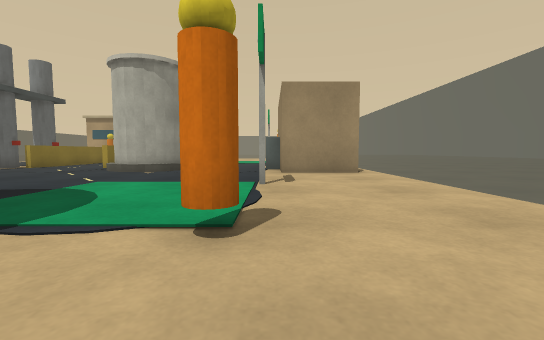
View 1 (above)

23 first-person views from a walk through a robot-simulator world made for Gazebo. The camera is 0.68 m above the floor, tilts 4° down and sees 90° across. The floor is counted in squares, 1 m on a side. Each view is taken from the middle of a square. On the plan, view 1 faces up. The plan holds only what a view shows up to about 9 squares ahead; the rest is blank. The place goes on beyond the plan. Robots are left out.

View 2
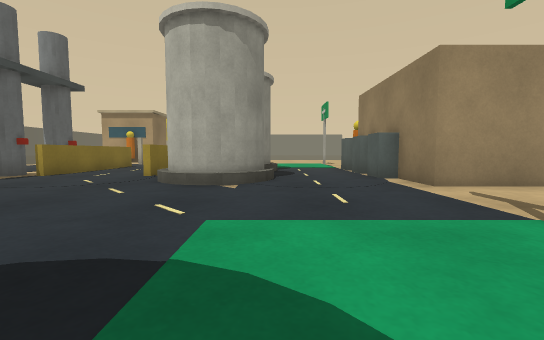

View 3
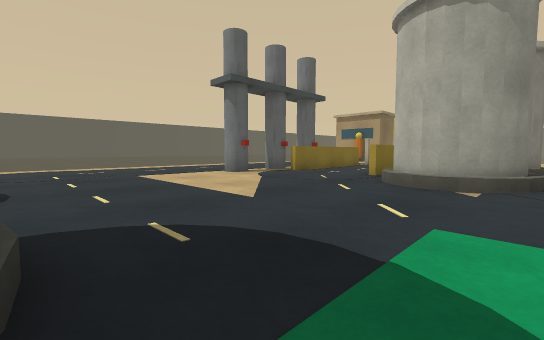

View 4
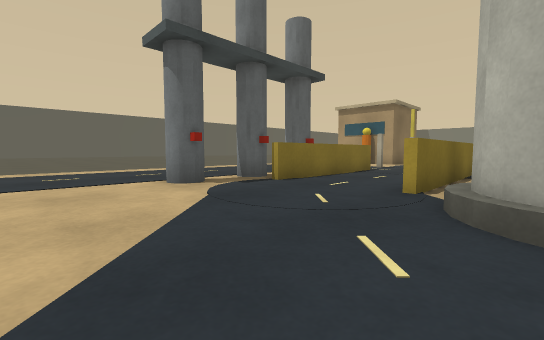

View 5
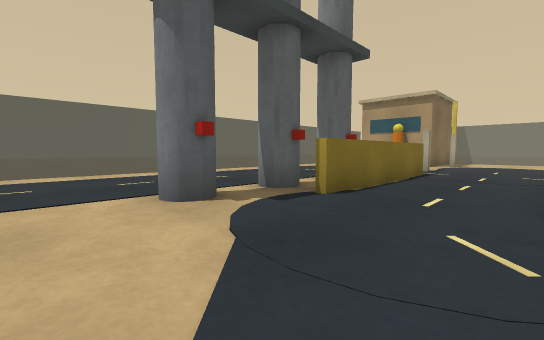

View 6
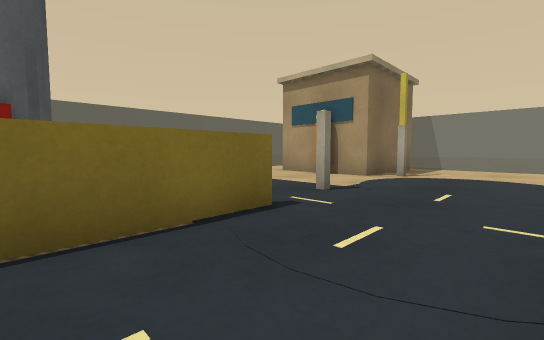

View 7
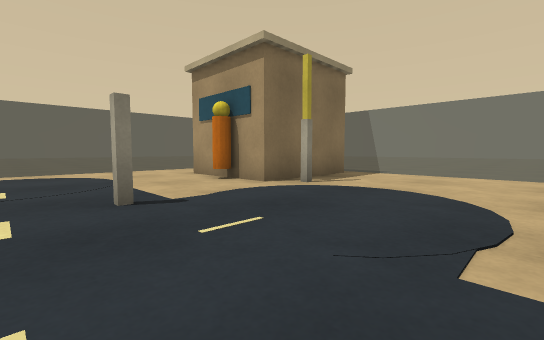

View 8
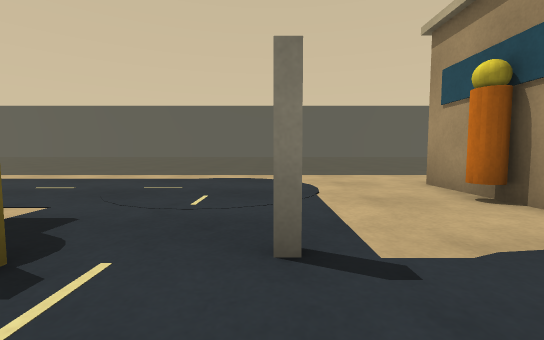

View 9
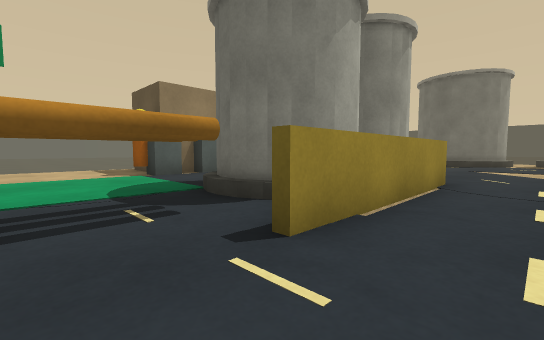

View 10
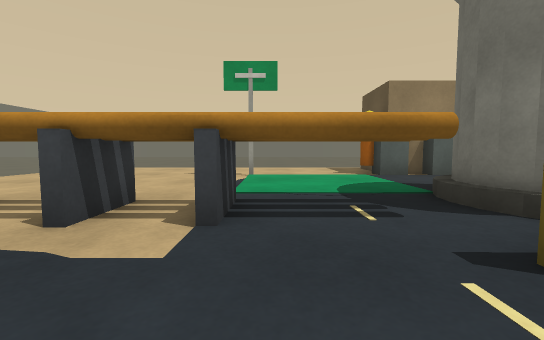

View 11
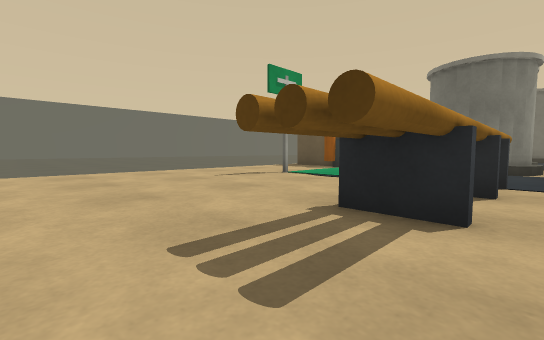

View 12
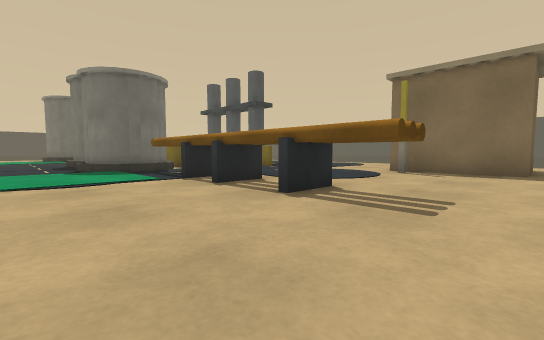

View 13
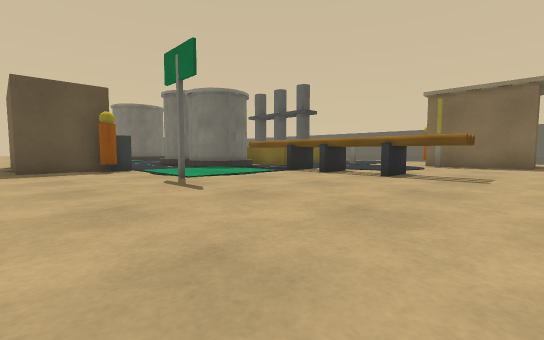

View 14
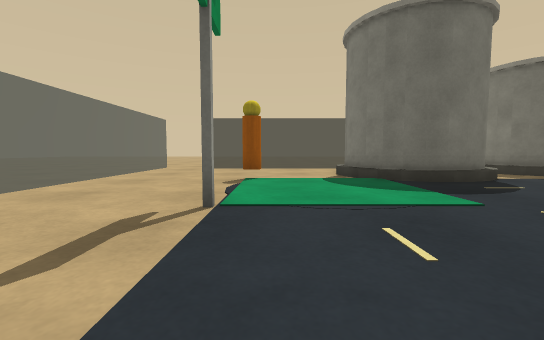

View 15
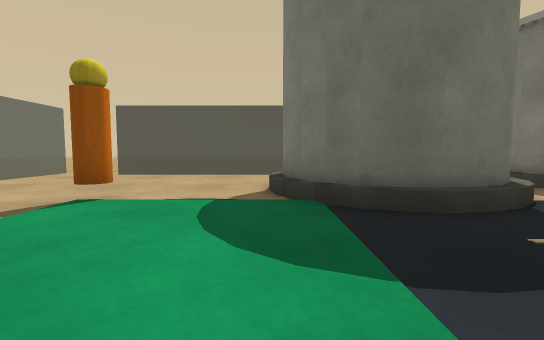

View 16
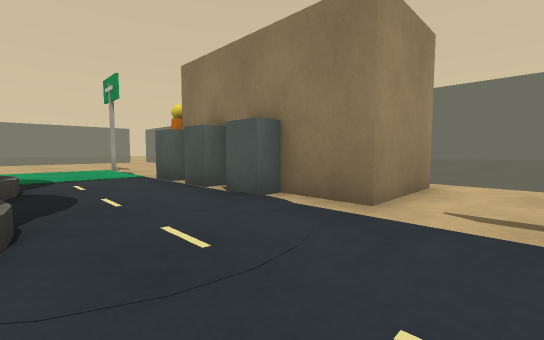

View 17
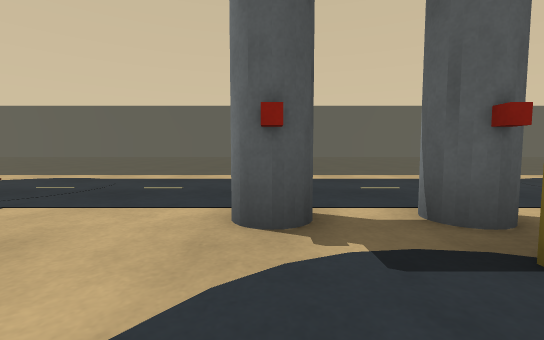

View 18
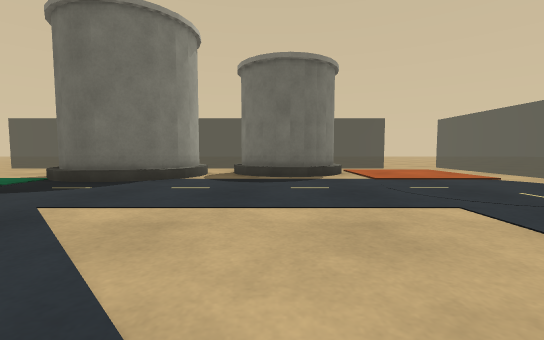

View 19
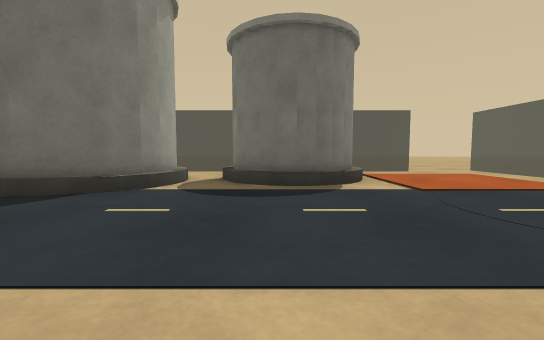

View 20
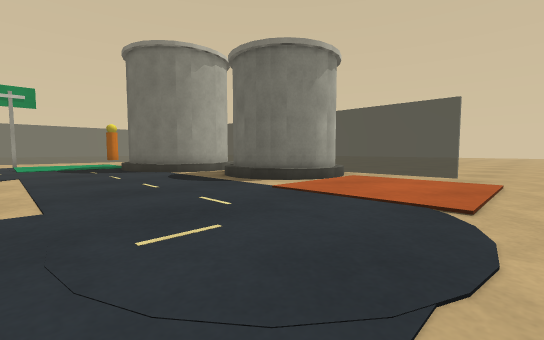

View 21
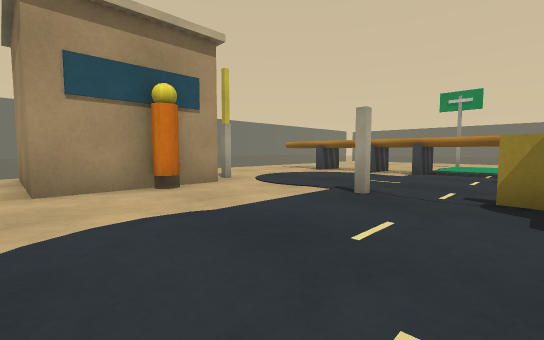

View 22
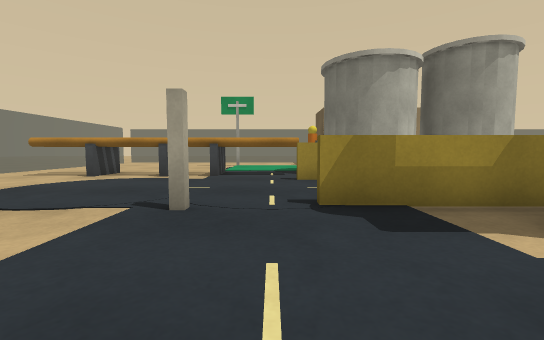

View 23
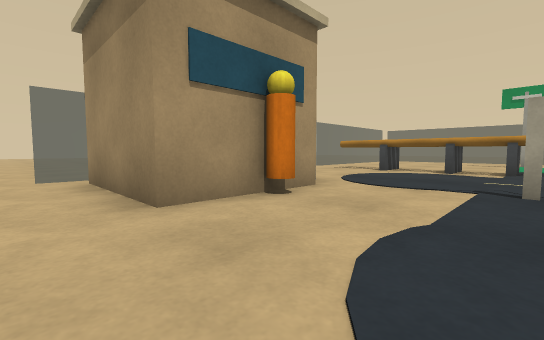

### Floor plan
Key: @ floor where view 1 was taken; # wall or solid block; . main floor; : floor 0.05 m higher than the main floor; C grey cylinder; B building; S sign; Y yellow ball; A barrier; G grey box; P pillar; R red box; T gate; W window; N orange cylinder; L brown cylinder.
Columns run from 19 left of view 1 to 9 right of it. Each row starts with its distance up from view 1.
 28     ..      ..
 27     ...    ...
 26     ...    ...
 25     ..
 24     .#BBB..............
 23     ..B B.....L........
 22     ..B B.....L........
 21     ..B BT....L........
 20     ..WNB.. ..L........
 19   . ......   .L........
 18   . ..........L....S...
 17  .. .....T....L.:::....
 16  .. ..........L.:::....
 15   . ......A..A..:::....
 14   . ......A..#C##..G...
 13   . ....PRA..#  #..GBBB
 12   . ......A..#C #..G  B
 11   . ....PRA..ACC...G
 10   . .........CCCC..G
  9  .. ....PR....CC....BBB.....
  8 ... ................... .....
  7 ... ................... .....
  6   . ...............S... ..
  5   . ............:::....
  4   . ............:::....
  3   . .........#C#:::....
  2   . .:  ....## ##..Y... ..
  1   . .   #CC##   #...... ...
  0     .   #  ##   #..@... ...
 -1     ....#       .......
 -2     ..               ..
 -3     ...            ...
 -4     ...
 -5     ..

Positions as (right, up) in squares from view 1, and headings:
1: (0, 0), facing up
2: (-3, 3), facing up
3: (-3, 3), facing up-left
4: (-5, 6), facing up-left
5: (-7, 7), facing up-left
6: (-7, 13), facing up-left
7: (-6, 16), facing up-left
8: (-8, 17), facing left
9: (-8, 17), facing down-right
10: (-8, 17), facing right
11: (-6, 24), facing down-right
12: (-1, 24), facing down-left
13: (3, 24), facing down-left
14: (-1, 9), facing down
15: (-3, 6), facing down
16: (-3, 7), facing up-right
17: (-8, 9), facing left
18: (-9, 9), facing down
19: (-9, 7), facing down
20: (-15, 6), facing down-right
21: (-14, 15), facing up-right
22: (-13, 16), facing right
23: (-15, 17), facing up-right
